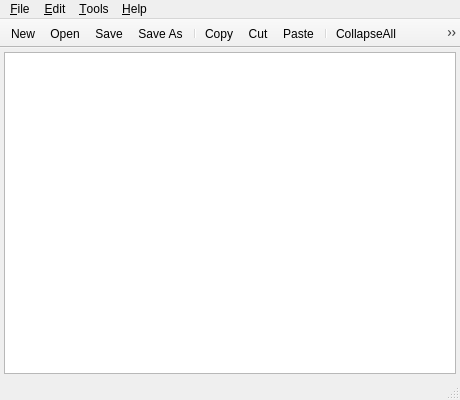
<?xml version="1.0" encoding="UTF-8"?>
<ui version="4.0">
 <class>MainWindow</class>
 <widget class="QMainWindow" name="MainWindow">
  <property name="geometry">
   <rect>
    <x>0</x>
    <y>0</y>
    <width>460</width>
    <height>400</height>
   </rect>
  </property>
  <property name="minimumSize">
   <size>
    <width>360</width>
    <height>240</height>
   </size>
  </property>
  <property name="windowTitle">
   <string>MainWindow</string>
  </property>
  <widget class="QWidget" name="centralWidget">
   <layout class="QVBoxLayout" name="verticalLayout">
    <property name="leftMargin">
     <number>4</number>
    </property>
    <property name="topMargin">
     <number>4</number>
    </property>
    <property name="rightMargin">
     <number>4</number>
    </property>
    <property name="bottomMargin">
     <number>4</number>
    </property>
    <item>
     <widget class="QTreeView" name="treeView">
      <property name="editTriggers">
       <set>QAbstractItemView::AnyKeyPressed|QAbstractItemView::DoubleClicked|QAbstractItemView::EditKeyPressed|QAbstractItemView::SelectedClicked</set>
      </property>
      <property name="tabKeyNavigation">
       <bool>true</bool>
      </property>
      <property name="alternatingRowColors">
       <bool>true</bool>
      </property>
      <property name="selectionBehavior">
       <enum>QAbstractItemView::SelectItems</enum>
      </property>
      <property name="indentation">
       <number>12</number>
      </property>
      <property name="uniformRowHeights">
       <bool>true</bool>
      </property>
      <property name="animated">
       <bool>true</bool>
      </property>
      <attribute name="headerDefaultSectionSize">
       <number>150</number>
      </attribute>
      <attribute name="headerHighlightSections">
       <bool>true</bool>
      </attribute>
      <attribute name="headerMinimumSectionSize">
       <number>100</number>
      </attribute>
     </widget>
    </item>
   </layout>
  </widget>
  <widget class="QMenuBar" name="menuBar">
   <property name="geometry">
    <rect>
     <x>0</x>
     <y>0</y>
     <width>460</width>
     <height>21</height>
    </rect>
   </property>
   <widget class="QMenu" name="menuFile">
    <property name="title">
     <string>&amp;File</string>
    </property>
    <addaction name="action_New"/>
    <addaction name="action_Open"/>
    <addaction name="action_Save"/>
    <addaction name="actionSave_As"/>
    <addaction name="separator"/>
    <addaction name="actionExit"/>
   </widget>
   <widget class="QMenu" name="menu_Edit">
    <property name="title">
     <string>&amp;Edit</string>
    </property>
    <addaction name="action_Copy"/>
    <addaction name="action_Cut"/>
    <addaction name="action_Paste"/>
   </widget>
   <widget class="QMenu" name="menu_Tools">
    <property name="title">
     <string>&amp;Tools</string>
    </property>
    <addaction name="actionFind_Replace"/>
   </widget>
   <widget class="QMenu" name="menu_Help">
    <property name="title">
     <string>&amp;Help</string>
    </property>
    <addaction name="action_About"/>
   </widget>
   <addaction name="menuFile"/>
   <addaction name="menu_Edit"/>
   <addaction name="menu_Tools"/>
   <addaction name="menu_Help"/>
  </widget>
  <widget class="QToolBar" name="mainToolBar">
   <property name="movable">
    <bool>false</bool>
   </property>
   <property name="iconSize">
    <size>
     <width>24</width>
     <height>24</height>
    </size>
   </property>
   <attribute name="toolBarArea">
    <enum>TopToolBarArea</enum>
   </attribute>
   <attribute name="toolBarBreak">
    <bool>false</bool>
   </attribute>
   <addaction name="action_New"/>
   <addaction name="action_Open"/>
   <addaction name="action_Save"/>
   <addaction name="actionSave_As"/>
   <addaction name="separator"/>
   <addaction name="action_Copy"/>
   <addaction name="action_Cut"/>
   <addaction name="action_Paste"/>
   <addaction name="separator"/>
   <addaction name="action_CollapseAll"/>
   <addaction name="action_ExpandAll"/>
  </widget>
  <widget class="QStatusBar" name="statusBar"/>
  <action name="action_New">
   <property name="icon">
    <iconset resource="resources.qrc">
     <normaloff>:/icons/images/icon_new.png</normaloff>
     <normalon>:/icons/images/icon_new.png</normalon>:/icons/images/icon_new.png</iconset>
   </property>
   <property name="text">
    <string>&amp;New</string>
   </property>
   <property name="shortcut">
    <string>Ctrl+N</string>
   </property>
  </action>
  <action name="action_Open">
   <property name="icon">
    <iconset resource="resources.qrc">
     <normaloff>:/icons/images/icon_open.png</normaloff>:/icons/images/icon_open.png</iconset>
   </property>
   <property name="text">
    <string>&amp;Open</string>
   </property>
   <property name="shortcut">
    <string>Ctrl+O</string>
   </property>
  </action>
  <action name="action_Save">
   <property name="icon">
    <iconset resource="resources.qrc">
     <normaloff>:/icons/images/icon_save.png</normaloff>:/icons/images/icon_save.png</iconset>
   </property>
   <property name="text">
    <string>&amp;Save</string>
   </property>
   <property name="shortcut">
    <string>Ctrl+S</string>
   </property>
  </action>
  <action name="actionSave_As">
   <property name="icon">
    <iconset resource="resources.qrc">
     <normaloff>:/icons/images/icon_save_all.png</normaloff>:/icons/images/icon_save_all.png</iconset>
   </property>
   <property name="text">
    <string>Save &amp;As</string>
   </property>
   <property name="shortcut">
    <string>Ctrl+A</string>
   </property>
  </action>
  <action name="action_About">
   <property name="text">
    <string>&amp;About</string>
   </property>
  </action>
  <action name="action_ExpandAll">
   <property name="icon">
    <iconset resource="resources.qrc">
     <normaloff>:/icons/images/icon_expand_all.png</normaloff>:/icons/images/icon_expand_all.png</iconset>
   </property>
   <property name="text">
    <string>ExpandAll</string>
   </property>
   <property name="toolTip">
    <string>Expand All Nodes</string>
   </property>
   <property name="shortcut">
    <string>Ctrl++</string>
   </property>
  </action>
  <action name="action_CollapseAll">
   <property name="icon">
    <iconset resource="resources.qrc">
     <normaloff>:/icons/images/icon_collapse_all.png</normaloff>:/icons/images/icon_collapse_all.png</iconset>
   </property>
   <property name="text">
    <string>CollapseAll</string>
   </property>
   <property name="toolTip">
    <string>Collapse All Nodes</string>
   </property>
   <property name="shortcut">
    <string>Ctrl+-</string>
   </property>
  </action>
  <action name="action_Copy">
   <property name="icon">
    <iconset resource="resources.qrc">
     <normaloff>:/icons/images/icon_copy.png</normaloff>:/icons/images/icon_copy.png</iconset>
   </property>
   <property name="text">
    <string>Copy</string>
   </property>
   <property name="toolTip">
    <string>Copy</string>
   </property>
  </action>
  <action name="action_Cut">
   <property name="icon">
    <iconset resource="resources.qrc">
     <normaloff>:/icons/images/icon_cut.png</normaloff>:/icons/images/icon_cut.png</iconset>
   </property>
   <property name="text">
    <string>Cut</string>
   </property>
   <property name="toolTip">
    <string>Cut</string>
   </property>
  </action>
  <action name="action_Paste">
   <property name="icon">
    <iconset resource="resources.qrc">
     <normaloff>:/icons/images/icon_paste.png</normaloff>:/icons/images/icon_paste.png</iconset>
   </property>
   <property name="text">
    <string>Paste</string>
   </property>
   <property name="toolTip">
    <string>Paste</string>
   </property>
  </action>
  <action name="actionExit">
   <property name="text">
    <string>E&amp;xit</string>
   </property>
  </action>
  <action name="actionFind_Replace">
   <property name="text">
    <string>Find / Replace</string>
   </property>
   <property name="toolTip">
    <string>Find / Replace</string>
   </property>
   <property name="shortcut">
    <string>Ctrl+R</string>
   </property>
  </action>
 </widget>
 <layoutdefault spacing="6" margin="11"/>
 <resources>
  <include location="resources.qrc"/>
 </resources>
 <connections/>
</ui>
